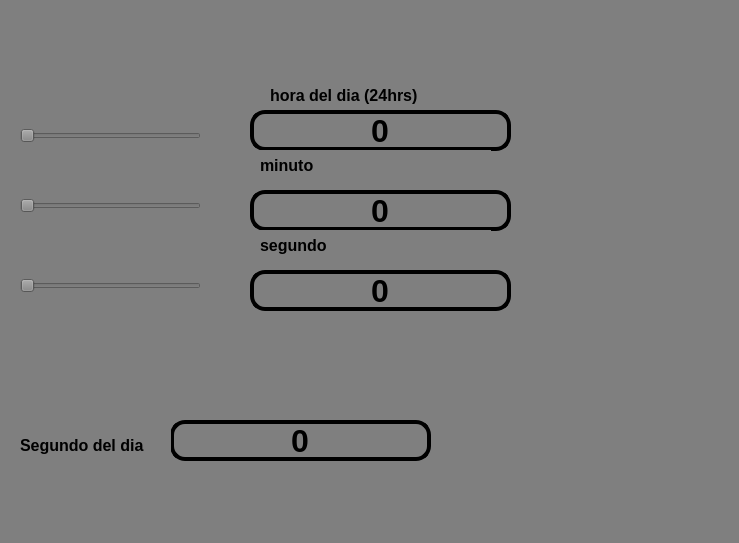
<?xml version="1.0" encoding="UTF-8"?>
<ui version="4.0">
 <class>MainWindow</class>
 <widget class="QMainWindow" name="MainWindow">
  <property name="geometry">
   <rect>
    <x>0</x>
    <y>0</y>
    <width>739</width>
    <height>543</height>
   </rect>
  </property>
  <property name="font">
   <font>
    <pointsize>6</pointsize>
   </font>
  </property>
  <property name="windowTitle">
   <string>MainWindow</string>
  </property>
  <property name="styleSheet">
   <string notr="true">background-color: rgb(255, 255, 255);
background-color: rgb(127, 127, 127);</string>
  </property>
  <widget class="QWidget" name="centralwidget">
   <widget class="QLabel" name="imagen">
    <property name="geometry">
     <rect>
      <x>10</x>
      <y>10</y>
      <width>131</width>
      <height>71</height>
     </rect>
    </property>
    <property name="styleSheet">
     <string notr="true"/>
    </property>
    <property name="text">
     <string/>
    </property>
    <property name="pixmap">
     <pixmap resource="../Archivos/Recursos.qrc">:/Logos/log_uat_nuevo.png</pixmap>
    </property>
    <property name="scaledContents">
     <bool>true</bool>
    </property>
   </widget>
   <widget class="QLabel" name="imagen_2">
    <property name="geometry">
     <rect>
      <x>640</x>
      <y>0</y>
      <width>91</width>
      <height>71</height>
     </rect>
    </property>
    <property name="styleSheet">
     <string notr="true"/>
    </property>
    <property name="text">
     <string/>
    </property>
    <property name="pixmap">
     <pixmap resource="../Archivos/Recursos.qrc">:/Logos/FIT_logo_vertical.png</pixmap>
    </property>
    <property name="scaledContents">
     <bool>true</bool>
    </property>
   </widget>
   <widget class="QLabel" name="imagen_3">
    <property name="geometry">
     <rect>
      <x>610</x>
      <y>430</y>
      <width>111</width>
      <height>71</height>
     </rect>
    </property>
    <property name="styleSheet">
     <string notr="true"/>
    </property>
    <property name="text">
     <string/>
    </property>
    <property name="pixmap">
     <pixmap resource="../Archivos/Recursos.qrc">:/Ejercicios/anime.jpg</pixmap>
    </property>
    <property name="scaledContents">
     <bool>true</bool>
    </property>
   </widget>
   <widget class="QLabel" name="label">
    <property name="geometry">
     <rect>
      <x>270</x>
      <y>80</y>
      <width>231</width>
      <height>31</height>
     </rect>
    </property>
    <property name="font">
     <font>
      <pointsize>12</pointsize>
      <weight>75</weight>
      <bold>true</bold>
     </font>
    </property>
    <property name="text">
     <string>hora del dia (24hrs)</string>
    </property>
   </widget>
   <widget class="QLineEdit" name="txt_valor">
    <property name="geometry">
     <rect>
      <x>250</x>
      <y>110</y>
      <width>261</width>
      <height>41</height>
     </rect>
    </property>
    <property name="font">
     <font>
      <pointsize>24</pointsize>
      <weight>75</weight>
      <bold>true</bold>
     </font>
    </property>
    <property name="styleSheet">
     <string notr="true">border: 4px solid black;
border-radius: 15px;</string>
    </property>
    <property name="text">
     <string>0</string>
    </property>
    <property name="alignment">
     <set>Qt::AlignCenter</set>
    </property>
   </widget>
   <widget class="QSlider" name="horizontalSlider">
    <property name="geometry">
     <rect>
      <x>20</x>
      <y>110</y>
      <width>181</width>
      <height>51</height>
     </rect>
    </property>
    <property name="orientation">
     <enum>Qt::Horizontal</enum>
    </property>
   </widget>
   <widget class="QLineEdit" name="txt_valor_2">
    <property name="geometry">
     <rect>
      <x>170</x>
      <y>420</y>
      <width>261</width>
      <height>41</height>
     </rect>
    </property>
    <property name="font">
     <font>
      <pointsize>24</pointsize>
      <weight>75</weight>
      <bold>true</bold>
     </font>
    </property>
    <property name="styleSheet">
     <string notr="true">border: 4px solid black;
border-radius: 15px;</string>
    </property>
    <property name="text">
     <string>0</string>
    </property>
    <property name="alignment">
     <set>Qt::AlignCenter</set>
    </property>
   </widget>
   <widget class="QLabel" name="label_2">
    <property name="geometry">
     <rect>
      <x>20</x>
      <y>430</y>
      <width>151</width>
      <height>31</height>
     </rect>
    </property>
    <property name="font">
     <font>
      <pointsize>12</pointsize>
      <weight>75</weight>
      <bold>true</bold>
     </font>
    </property>
    <property name="text">
     <string>Segundo del dia </string>
    </property>
   </widget>
   <widget class="QLineEdit" name="txt_valor_3">
    <property name="geometry">
     <rect>
      <x>250</x>
      <y>190</y>
      <width>261</width>
      <height>41</height>
     </rect>
    </property>
    <property name="font">
     <font>
      <pointsize>24</pointsize>
      <weight>75</weight>
      <bold>true</bold>
     </font>
    </property>
    <property name="styleSheet">
     <string notr="true">border: 4px solid black;
border-radius: 15px;</string>
    </property>
    <property name="text">
     <string>0</string>
    </property>
    <property name="alignment">
     <set>Qt::AlignCenter</set>
    </property>
   </widget>
   <widget class="QSlider" name="horizontalSlider_2">
    <property name="geometry">
     <rect>
      <x>20</x>
      <y>180</y>
      <width>181</width>
      <height>51</height>
     </rect>
    </property>
    <property name="orientation">
     <enum>Qt::Horizontal</enum>
    </property>
   </widget>
   <widget class="QLabel" name="label_3">
    <property name="geometry">
     <rect>
      <x>260</x>
      <y>150</y>
      <width>231</width>
      <height>31</height>
     </rect>
    </property>
    <property name="font">
     <font>
      <pointsize>12</pointsize>
      <weight>75</weight>
      <bold>true</bold>
     </font>
    </property>
    <property name="text">
     <string>minuto</string>
    </property>
   </widget>
   <widget class="QSlider" name="horizontalSlider_3">
    <property name="geometry">
     <rect>
      <x>20</x>
      <y>260</y>
      <width>181</width>
      <height>51</height>
     </rect>
    </property>
    <property name="orientation">
     <enum>Qt::Horizontal</enum>
    </property>
   </widget>
   <widget class="QLineEdit" name="txt_valor_4">
    <property name="geometry">
     <rect>
      <x>250</x>
      <y>270</y>
      <width>261</width>
      <height>41</height>
     </rect>
    </property>
    <property name="font">
     <font>
      <pointsize>24</pointsize>
      <weight>75</weight>
      <bold>true</bold>
     </font>
    </property>
    <property name="styleSheet">
     <string notr="true">border: 4px solid black;
border-radius: 15px;</string>
    </property>
    <property name="text">
     <string>0</string>
    </property>
    <property name="alignment">
     <set>Qt::AlignCenter</set>
    </property>
   </widget>
   <widget class="QLabel" name="label_4">
    <property name="geometry">
     <rect>
      <x>260</x>
      <y>230</y>
      <width>231</width>
      <height>31</height>
     </rect>
    </property>
    <property name="font">
     <font>
      <pointsize>12</pointsize>
      <weight>75</weight>
      <bold>true</bold>
     </font>
    </property>
    <property name="text">
     <string>segundo</string>
    </property>
   </widget>
  </widget>
  <widget class="QMenuBar" name="menubar">
   <property name="geometry">
    <rect>
     <x>0</x>
     <y>0</y>
     <width>739</width>
     <height>21</height>
    </rect>
   </property>
  </widget>
  <widget class="QStatusBar" name="statusbar"/>
 </widget>
 <resources>
  <include location="../Archivos/Recursos.qrc"/>
 </resources>
 <connections/>
</ui>
